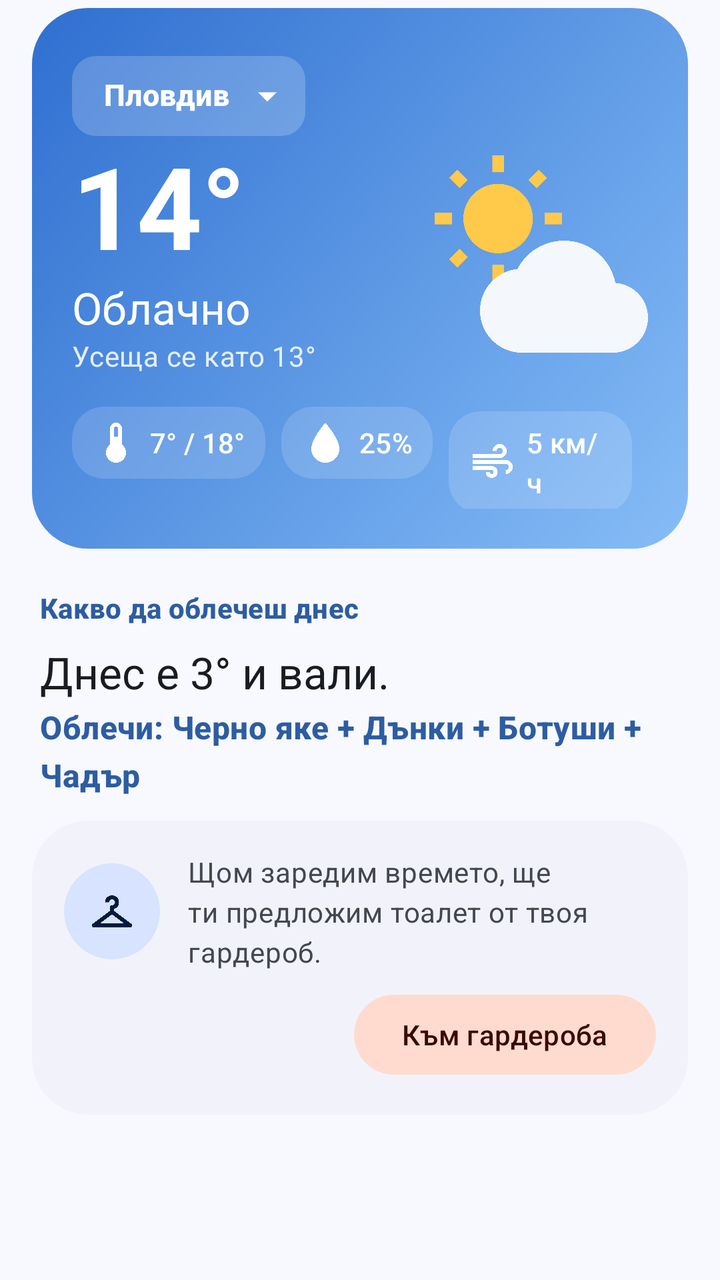
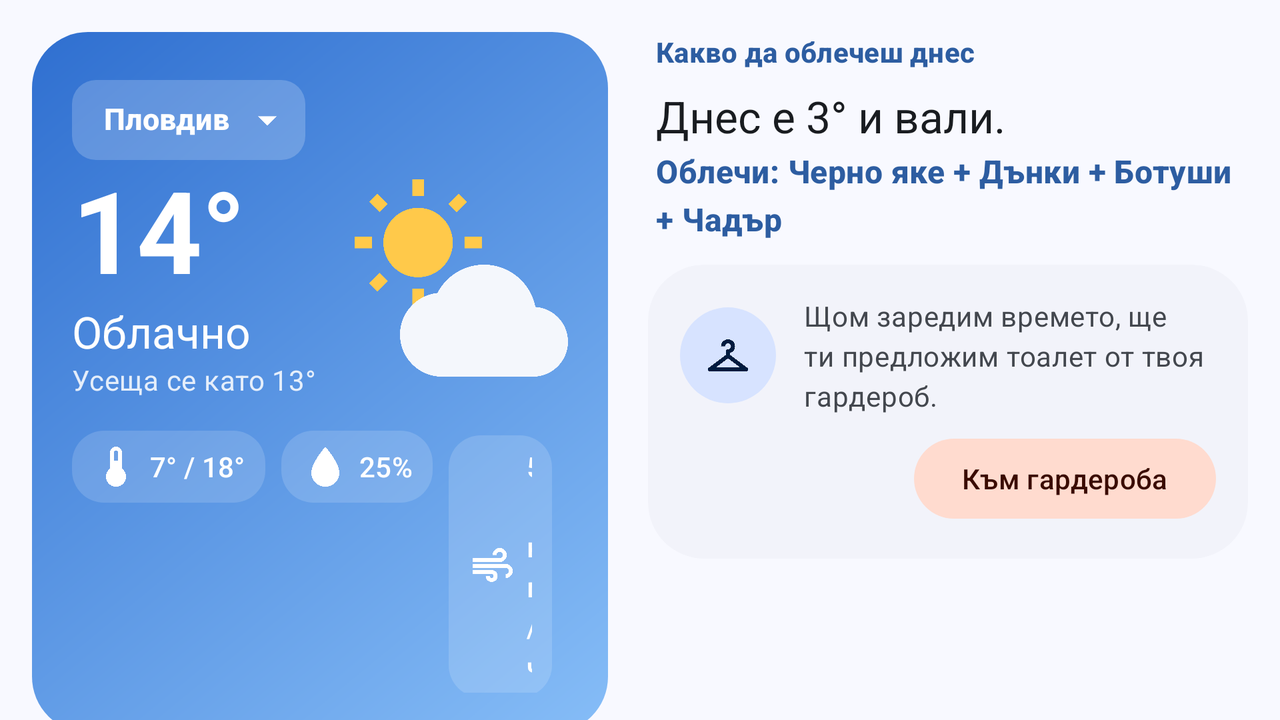

First picture: res/layout/ on a phone held upright. Second picture: the repository's own variant of that layout, on a device whose configuration matches the variant's folder. Source for both follows.
<!-- AndroidManifest.xml: application theme Theme.WhatToWearProject -->
<!-- res/layout/fragment_home.xml -->
<?xml version="1.0" encoding="utf-8"?>
<androidx.core.widget.NestedScrollView xmlns:android="http://schemas.android.com/apk/res/android"
    xmlns:tools="http://schemas.android.com/tools"
    android:layout_width="match_parent"
    android:layout_height="match_parent"
    tools:context=".ui.home.HomeFragment">

    <LinearLayout
        android:layout_width="match_parent"
        android:layout_height="wrap_content"
        android:orientation="vertical"
        android:paddingHorizontal="16dp"
        android:paddingTop="4dp"
        android:paddingBottom="24dp">

        <include
            android:id="@+id/weather"
            layout="@layout/view_home_weather" />

        <include
            android:id="@+id/outfit"
            layout="@layout/view_home_outfit" />
    </LinearLayout>
</androidx.core.widget.NestedScrollView>
<!-- res/layout/view_home_weather.xml (included above) -->
<?xml version="1.0" encoding="utf-8"?>
<com.google.android.material.card.MaterialCardView xmlns:android="http://schemas.android.com/apk/res/android"
    xmlns:app="http://schemas.android.com/apk/res-auto"
    xmlns:tools="http://schemas.android.com/tools"
    android:layout_width="match_parent"
    android:layout_height="wrap_content"
    app:cardElevation="0dp"
    app:shapeAppearance="?attr/shapeAppearanceCornerLarge"
    app:strokeWidth="0dp">

    
    <LinearLayout
        android:id="@+id/hero_background"
        android:layout_width="match_parent"
        android:layout_height="wrap_content"
        android:background="@drawable/bg_hero_day"
        android:minHeight="230dp"
        android:orientation="vertical"
        android:padding="20dp">

        
        <LinearLayout
            android:layout_width="match_parent"
            android:layout_height="wrap_content"
            android:gravity="center_vertical"
            android:orientation="horizontal">

            <com.google.android.material.chip.Chip
                android:id="@+id/chip_city"
                style="@style/Widget.WhatToWear.Chip.OnHero"
                android:layout_width="wrap_content"
                android:layout_height="wrap_content"
                app:chipIcon="@drawable/ic_location"
                tools:text="Пловдив" />

            <Space
                android:layout_width="0dp"
                android:layout_height="0dp"
                android:layout_weight="1" />

            <com.google.android.material.button.MaterialButton
                android:id="@+id/button_refresh"
                style="@style/Widget.Material3.Button.IconButton"
                android:layout_width="wrap_content"
                android:layout_height="wrap_content"
                android:contentDescription="@string/weather_refresh"
                app:icon="@drawable/ic_refresh"
                app:iconTint="@android:color/white" />
        </LinearLayout>

        
        <LinearLayout
            android:id="@+id/layout_weather"
            android:layout_width="match_parent"
            android:layout_height="wrap_content"
            android:orientation="vertical">

            <LinearLayout
                android:layout_width="match_parent"
                android:layout_height="wrap_content"
                android:gravity="center_vertical"
                android:orientation="horizontal">

                <LinearLayout
                    android:layout_width="0dp"
                    android:layout_height="wrap_content"
                    android:layout_weight="1"
                    android:orientation="vertical">

                    <TextView
                        android:id="@+id/text_temperature"
                        android:layout_width="wrap_content"
                        android:layout_height="wrap_content"
                        android:includeFontPadding="false"
                        android:textAppearance="?attr/textAppearanceDisplayLarge"
                        android:textColor="@android:color/white"
                        android:textStyle="bold"
                        tools:text="14°" />

                    <TextView
                        android:id="@+id/text_condition"
                        android:layout_width="wrap_content"
                        android:layout_height="wrap_content"
                        android:textAppearance="?attr/textAppearanceTitleLarge"
                        android:textColor="@android:color/white"
                        tools:text="Облачно" />

                    <TextView
                        android:id="@+id/text_feels_like"
                        android:layout_width="wrap_content"
                        android:layout_height="wrap_content"
                        android:textAppearance="?attr/textAppearanceBodyMedium"
                        android:textColor="@color/hero_text_secondary"
                        tools:text="Усеща се като 13°" />
                </LinearLayout>

                <ImageView
                    android:id="@+id/image_weather"
                    android:layout_width="112dp"
                    android:layout_height="112dp"
                    android:importantForAccessibility="no"
                    tools:src="@drawable/ic_weather_partly_day" />
            </LinearLayout>

            <LinearLayout
                android:layout_width="match_parent"
                android:layout_height="wrap_content"
                android:layout_marginTop="16dp"
                android:orientation="horizontal">

                <TextView
                    android:id="@+id/text_min_max"
                    style="@style/Widget.WhatToWear.HeroStat"
                    app:drawableStartCompat="@drawable/ic_thermometer"
                    tools:text="7° / 18°" />

                <TextView
                    android:id="@+id/text_rain_chance"
                    style="@style/Widget.WhatToWear.HeroStat"
                    app:drawableStartCompat="@drawable/ic_water_drop"
                    tools:text="25%" />

                <TextView
                    android:id="@+id/text_wind"
                    style="@style/Widget.WhatToWear.HeroStat"
                    app:drawableStartCompat="@drawable/ic_air"
                    tools:text="5 км/ч" />
            </LinearLayout>
        </LinearLayout>

        
        <LinearLayout
            android:id="@+id/layout_hero_message"
            android:layout_width="match_parent"
            android:layout_height="wrap_content"
            android:layout_marginTop="20dp"
            android:orientation="vertical"
            android:visibility="gone">

            <TextView
                android:id="@+id/text_hero_message"
                android:layout_width="wrap_content"
                android:layout_height="wrap_content"
                android:textAppearance="?attr/textAppearanceTitleMedium"
                android:textColor="@android:color/white"
                tools:text="@string/weather_no_city" />

            <com.google.android.material.button.MaterialButton
                android:id="@+id/button_hero_action"
                android:layout_width="wrap_content"
                android:layout_height="wrap_content"
                android:layout_marginTop="16dp"
                android:backgroundTint="@android:color/white"
                android:textColor="@color/primary"
                app:iconTint="@color/primary"
                tools:text="@string/choose_city" />
        </LinearLayout>

        
        <com.google.android.material.progressindicator.CircularProgressIndicator
            android:id="@+id/progress_weather"
            android:layout_width="wrap_content"
            android:layout_height="wrap_content"
            android:layout_gravity="center"
            android:layout_marginTop="40dp"
            android:indeterminate="true"
            android:visibility="gone"
            app:indicatorColor="@android:color/white" />
    </LinearLayout>
</com.google.android.material.card.MaterialCardView>
<!-- res/layout/view_home_outfit.xml (included above) -->
<?xml version="1.0" encoding="utf-8"?>
<LinearLayout xmlns:android="http://schemas.android.com/apk/res/android"
    xmlns:app="http://schemas.android.com/apk/res-auto"
    xmlns:tools="http://schemas.android.com/tools"
    android:layout_width="match_parent"
    android:layout_height="wrap_content"
    android:orientation="vertical">

    <TextView
        android:id="@+id/text_outfit_section"
        style="@style/TextAppearance.WhatToWear.SectionTitle"
        android:layout_width="wrap_content"
        android:layout_height="wrap_content"
        android:layout_marginStart="4dp"
        android:text="@string/home_outfit_title" />

    
    <LinearLayout
        android:id="@+id/layout_outfit"
        android:layout_width="match_parent"
        android:layout_height="wrap_content"
        android:orientation="vertical"
        android:visibility="gone"
        tools:visibility="visible">

        <TextView
            android:id="@+id/text_outfit_headline"
            android:layout_width="wrap_content"
            android:layout_height="wrap_content"
            android:layout_marginStart="4dp"
            android:textAppearance="?attr/textAppearanceTitleLarge"
            android:textColor="?attr/colorOnSurface"
            tools:text="Днес е 3° и вали." />

        <TextView
            android:id="@+id/text_outfit_summary"
            android:layout_width="wrap_content"
            android:layout_height="wrap_content"
            android:layout_marginStart="4dp"
            android:layout_marginTop="2dp"
            android:layout_marginBottom="12dp"
            android:textAppearance="?attr/textAppearanceTitleMedium"
            android:textColor="?attr/colorPrimary"
            android:textStyle="bold"
            tools:text="Облечи: Черно яке + Дънки + Ботуши + Чадър" />

        
        <LinearLayout
            android:id="@+id/container_picks"
            android:layout_width="match_parent"
            android:layout_height="wrap_content"
            android:orientation="vertical" />

        
        <LinearLayout
            android:id="@+id/container_tips"
            android:layout_width="match_parent"
            android:layout_height="wrap_content"
            android:orientation="vertical" />
    </LinearLayout>

    
    <com.google.android.material.card.MaterialCardView
        android:id="@+id/card_outfit_message"
        style="@style/Widget.WhatToWear.FormCard"
        android:layout_width="match_parent"
        android:layout_height="wrap_content">

        <LinearLayout
            android:layout_width="match_parent"
            android:layout_height="wrap_content"
            android:orientation="vertical"
            android:padding="16dp">

            <LinearLayout
                android:layout_width="match_parent"
                android:layout_height="wrap_content"
                android:gravity="center_vertical"
                android:orientation="horizontal">

                <ImageView
                    android:layout_width="48dp"
                    android:layout_height="48dp"
                    android:background="@drawable/bg_empty_circle"
                    android:importantForAccessibility="no"
                    android:padding="12dp"
                    android:src="@drawable/ic_wardrobe"
                    app:tint="?attr/colorOnPrimaryContainer" />

                <TextView
                    android:id="@+id/text_outfit_message"
                    android:layout_width="0dp"
                    android:layout_height="wrap_content"
                    android:layout_marginStart="14dp"
                    android:layout_weight="1"
                    android:textAppearance="?attr/textAppearanceBodyMedium"
                    android:textColor="?attr/colorOnSurfaceVariant"
                    tools:text="@string/outfit_waiting_for_weather" />
            </LinearLayout>

            <com.google.android.material.button.MaterialButton
                android:id="@+id/button_go_to_wardrobe"
                style="@style/Widget.Material3.Button.TonalButton"
                android:layout_width="wrap_content"
                android:layout_height="wrap_content"
                android:layout_gravity="end"
                android:layout_marginTop="8dp"
                android:text="@string/outfit_go_to_wardrobe"
                android:visibility="gone"
                app:icon="@drawable/ic_add"
                tools:visibility="visible" />
        </LinearLayout>
    </com.google.android.material.card.MaterialCardView>
</LinearLayout>
<!-- resources referenced by this layout -->
<resources>
  <color name="hero_text_secondary">#D9FFFFFF</color>
  <color name="primary">#2D5DA1</color>
  <!-- drawable bg_empty_circle (drawable) -->
  <?xml version="1.0" encoding="utf-8"?>
  <shape xmlns:android="http://schemas.android.com/apk/res/android"
      android:shape="oval">
      <solid android:color="?attr/colorPrimaryContainer" />
  </shape>
  <!-- drawable bg_hero_day (drawable) -->
  <?xml version="1.0" encoding="utf-8"?>
  <shape xmlns:android="http://schemas.android.com/apk/res/android">
      <gradient
          android:angle="315"
          android:endColor="#86BDF7"
          android:startColor="#2F6FD0" />
  </shape>
  <string name="choose_city">Избери град</string>
  <string name="home_outfit_title">Какво да облечеш днес</string>
  <string name="outfit_go_to_wardrobe">Към гардероба</string>
  <string name="outfit_waiting_for_weather">Щом заредим времето, ще ти предложим тоалет от твоя гардероб.</string>
  <string name="weather_no_city">Избери град, за да ти кажем какво е времето навън.</string>
  <string name="weather_refresh">Обнови времето</string>
  <style name="Widget.WhatToWear.FormCard" parent="Widget.Material3.CardView.Filled">
          <item name="cardBackgroundColor">?attr/colorSurfaceContainerLow</item>
          <item name="shapeAppearance">?attr/shapeAppearanceCornerLarge</item>
      </style>
  <style name="Theme.WhatToWearProject" parent="Base.Theme.WhatToWearProject" />
  <color name="hero_overlay">#33FFFFFF</color>
  <style name="TextAppearance.WhatToWear.HeroChip" parent="TextAppearance.Material3.LabelLarge">
          <item name="android:textStyle">bold</item>
          <item name="android:textSize">15sp</item>
      </style>
  <!-- drawable bg_hero_pill (drawable) -->
  <?xml version="1.0" encoding="utf-8"?>
  <shape xmlns:android="http://schemas.android.com/apk/res/android">
      <solid android:color="#26FFFFFF" />
      <corners android:radius="16dp" />
  </shape>
  <color name="on_primary">#FFFFFF</color>
  <color name="primary_container">#D7E3FF</color>
  <color name="on_primary_container">#001B3F</color>
  <color name="secondary">#9C4323</color>
  <color name="on_secondary">#FFFFFF</color>
  <color name="secondary_container">#FFDBCF</color>
  <color name="on_secondary_container">#3A0B00</color>
  <color name="tertiary">#2B6A46</color>
  <color name="on_tertiary">#FFFFFF</color>
  <color name="tertiary_container">#B0F1C3</color>
  <color name="on_tertiary_container">#00210F</color>
  <color name="error">#BA1A1A</color>
  <color name="on_error">#FFFFFF</color>
  <color name="error_container">#FFDAD6</color>
  <color name="on_error_container">#410002</color>
  <color name="background">#F8F9FF</color>
  <color name="on_background">#191C20</color>
  <color name="surface">#F8F9FF</color>
  <color name="on_surface">#191C20</color>
  <color name="surface_variant">#E0E2EC</color>
  <color name="on_surface_variant">#43474E</color>
  <color name="outline">#74777F</color>
  <color name="outline_variant">#C4C6CF</color>
  <color name="surface_container_lowest">#FFFFFF</color>
  <color name="surface_container_low">#F2F3FA</color>
  <color name="surface_container">#ECEEF4</color>
  <color name="surface_container_high">#E6E8EE</color>
  <color name="surface_container_highest">#E1E2E9</color>
  <style name="ShapeAppearance.WhatToWear.Small" parent="ShapeAppearance.Material3.Corner.Small">
          <item name="cornerSize">12dp</item>
      </style>
  <style name="ShapeAppearance.WhatToWear.Medium" parent="ShapeAppearance.Material3.Corner.Medium">
          <item name="cornerSize">20dp</item>
      </style>
  <style name="ShapeAppearance.WhatToWear.Large" parent="ShapeAppearance.Material3.Corner.Large">
          <item name="cornerSize">28dp</item>
      </style>
  <!-- some entries are left out for length -->
</resources>
<!-- res/layout-land/fragment_home.xml (the repository's variant of the layout above) -->
<!-- drawn on the phone turned sideways -->
<?xml version="1.0" encoding="utf-8"?>
<LinearLayout xmlns:android="http://schemas.android.com/apk/res/android"
    xmlns:tools="http://schemas.android.com/tools"
    android:layout_width="match_parent"
    android:layout_height="match_parent"
    android:orientation="horizontal"
    tools:context=".ui.home.HomeFragment">

    <androidx.core.widget.NestedScrollView
        android:layout_width="0dp"
        android:layout_height="match_parent"
        android:layout_weight="1">

        <include
            android:id="@+id/weather"
            layout="@layout/view_home_weather"
            android:layout_width="match_parent"
            android:layout_height="wrap_content"
            android:layout_margin="16dp" />
    </androidx.core.widget.NestedScrollView>

    <androidx.core.widget.NestedScrollView
        android:layout_width="0dp"
        android:layout_height="match_parent"
        android:layout_weight="1">

        
        <include
            android:id="@+id/outfit"
            layout="@layout/view_home_outfit"
            android:layout_width="match_parent"
            android:layout_height="wrap_content"
            android:layout_marginStart="4dp"
            android:layout_marginTop="-4dp"
            android:layout_marginEnd="16dp"
            android:layout_marginBottom="16dp" />
    </androidx.core.widget.NestedScrollView>
</LinearLayout>
